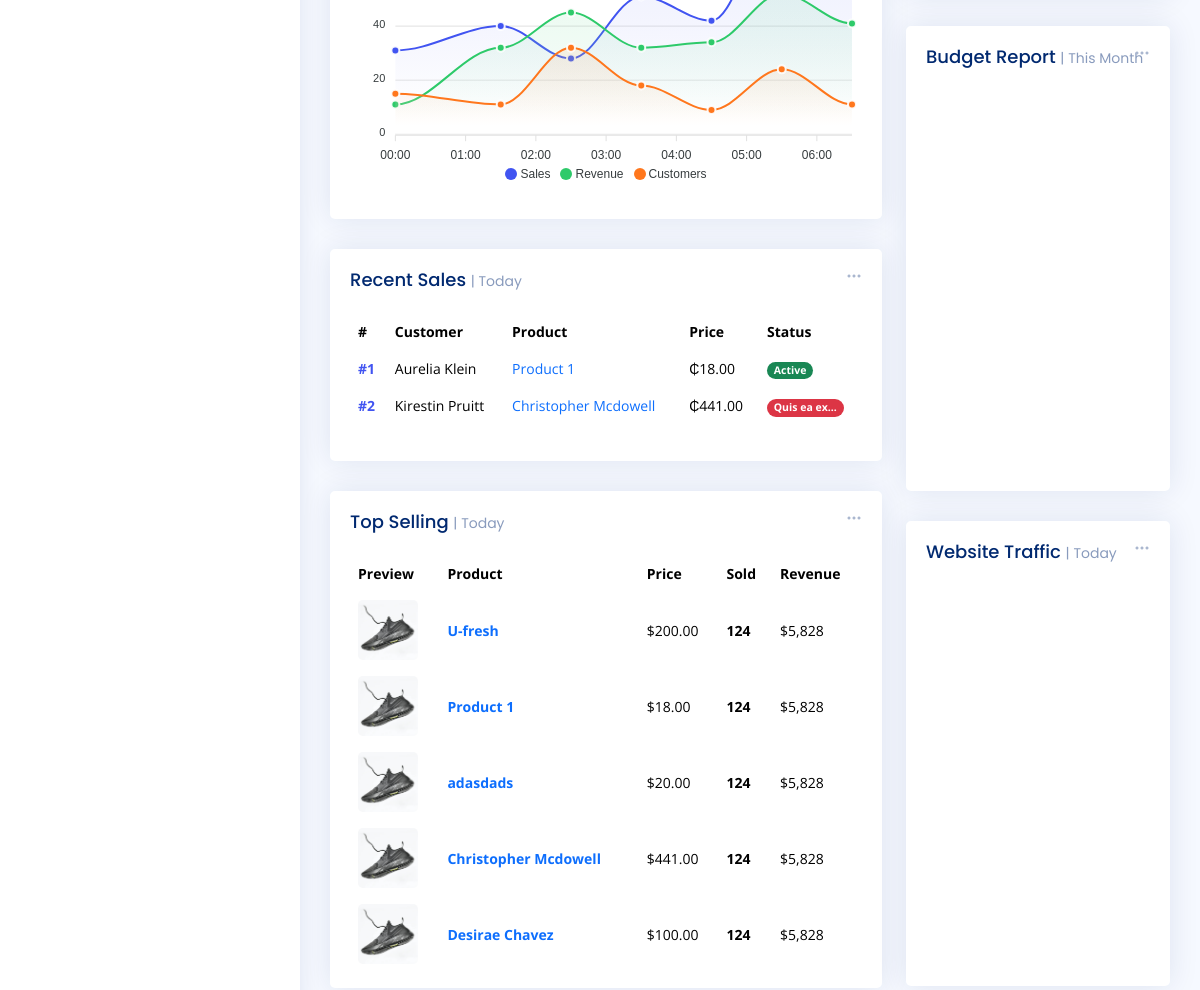
Before: /store/dashboard/ (signed in, middle part) with the older database file.
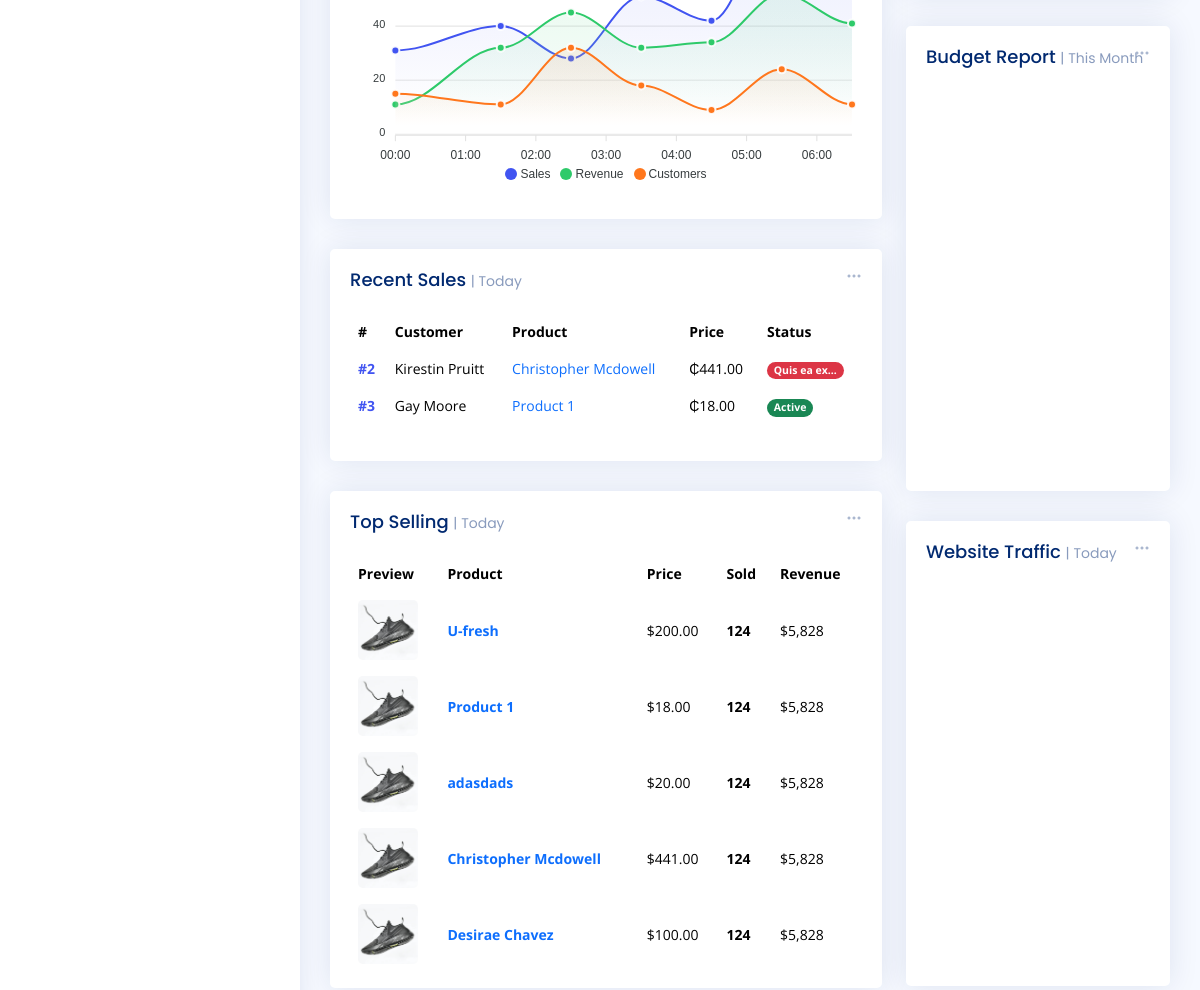
After: the same page with the newer database file.
### store/models.py (models this page shows, shortened)
class Sale(models.Model):
    customer_name = models.CharField(max_length=2000, null=True)
    product = models.ForeignKey(Product, on_delete=models.SET_NULL, null=True)
    quantity = models.PositiveIntegerField(null=True)
    phone = models.CharField(max_length=20, null=True)
    address = models.TextField(null=True)
    issued_by = models.ForeignKey(User, on_delete=models.CASCADE, null=True)
    date_issued = models.DateTimeField(auto_now_add=True)

class Product(models.Model):
    name = models.CharField(max_length=100, null=True)
    description = models.TextField(null=True)
    category = models.ManyToManyField('Category', related_name='category')
    price = models.DecimalField(decimal_places=2, max_digits=90000,null=True)
    quantity = models.IntegerField(null=True)
    manufacturing_date = models.DateTimeField(null=True)
    expiry_date = models.DateTimeField(null=True)
    status = models.CharField(max_length=200)
    created_by = models.ForeignKey(User, on_delete=models.CASCADE, null=True)

### store/views.py (the view)
# urls.py: path('dashboard/', views.Dashboard.as_view(), name='dashboard'),
class Dashboard(LoginRequiredMixin, ListView):
    model = Product
    template_name = 'store/dashboard.html'
    context_object_name = 'products'
    login_url = '/auth/login/'
    redirect_field_name = 'next'
    def get_context_data(self, **kwargs):
        context = super().get_context_data(**kwargs)
        context['page'] = 'dashboard'
        context['products'] = Product.objects.all()
        context['sales'] = Sale.objects.all()
        return context

### templates/store/dashboard.html (shortened to what the changed rows need)
{% load static %}
<!DOCTYPE html>
<html lang="en">
<head>
  <link href="{% static 'assets/vendor/bootstrap/css/bootstrap.min.css' %}" rel="stylesheet">
  <link href="{% static 'assets/vendor/bootstrap-icons/bootstrap-icons.css' %}" rel="stylesheet">
  <link href="{% static 'assets/vendor/boxicons/css/boxicons.min.css' %}" rel="stylesheet">
  <link href="{% static 'assets/vendor/quill/quill.snow.css' %}" rel="stylesheet">
  <link href="{% static 'assets/vendor/quill/quill.bubble.css' %}" rel="stylesheet">
  <link href="{% static 'assets/vendor/remixicon/remixicon.css' %}" rel="stylesheet">
  <link href="{% static 'assets/vendor/simple-datatables/style.css' %}" rel="stylesheet">
  <link href="{% static 'assets/css/style.css' %}" rel="stylesheet">
</head>
<body>
  <main id="main" class="main">
    <section class="section dashboard">
      <div class="row">
        <div class="col-lg-8">
          <div class="row">
            <div class="col-12">
              <div class="card recent-sales overflow-auto">
                <div class="card-body">
                  <table class="table table-borderless datatable">
                    <thead>
                      <tr>
                        <th scope="col">#</th>
                        <th scope="col">Customer</th>
                        <th scope="col">Product</th>
                        <th scope="col">Price</th>
                        <th scope="col">Status</th>
                      </tr>
                    </thead>
                    <tbody>
                      {% for sale in sales %}
                      <tr>
                        <th scope="row"><a href="{% url 'sale_detail' sale.id %}">#{{sale.id}}</a></th>
                        <td>{{sale.customer_name}}</td>
                        <td><a href="{% url 'product_detail' sale.product.id %}" class="text-primary">{{sale.product.name}}</a></td>
                        <td>₵{{sale.product.price}}</td>
                        <td>
                          {% if sale.product.status == 'Active' %}
                            <span class="badge rounded-pill bg-success">{{sale.product.status}}</span>
                          {% else %}
                            <span class="badge rounded-pill bg-danger">{{sale.product.status|truncatechars:11}}</span>
                          {% endif %}
                        </td>
                      </tr>
                      {% endfor %}
                    </tbody>
                  </table>
                </div>
              </div>
            </div>
            <div class="col-12">
              <div class="card top-selling overflow-auto">
                <div class="card-body pb-0">
                  <table class="table table-borderless">
                    <thead>
                      <tr>
                        <th scope="col">Preview</th>
                        <th scope="col">Product</th>
                        <th scope="col">Price</th>
                        <th scope="col">Sold</th>
                        <th scope="col">Revenue</th>
                      </tr>
                    </thead>
                    <tbody>
                      {% for product in products %}
                      <tr>
                        <th scope="row"><a href="{% url "product_detail" product.id %}"><img src="{% static 'assets/img/product-1.jpg' %}" alt=""></a></th>
                        <td><a href="{% url "product_detail" product.id %}" class="text-primary fw-bold">{{product.name}}</a></td>
                        <td>${{product.price}}</td>
                        <td class="fw-bold">124</td>
                        <td>$5,828</td>
                      </tr>
                      {% endfor %}
                    </tbody>
                  </table>
                </div>
              </div>
            </div>
          </div>
        </div>
      </div>
    </section>
  </main>
</body>
</html>

Changed rows visible on the page:
removed Sale: id "1", customer_name "Aurelia Klein", product.name "Product 1", product.price "18.00", product.status "Active"
added Sale: id "3", customer_name "Gay Moore", product.name "Product 1", product.price "18.00", product.status "Active"
